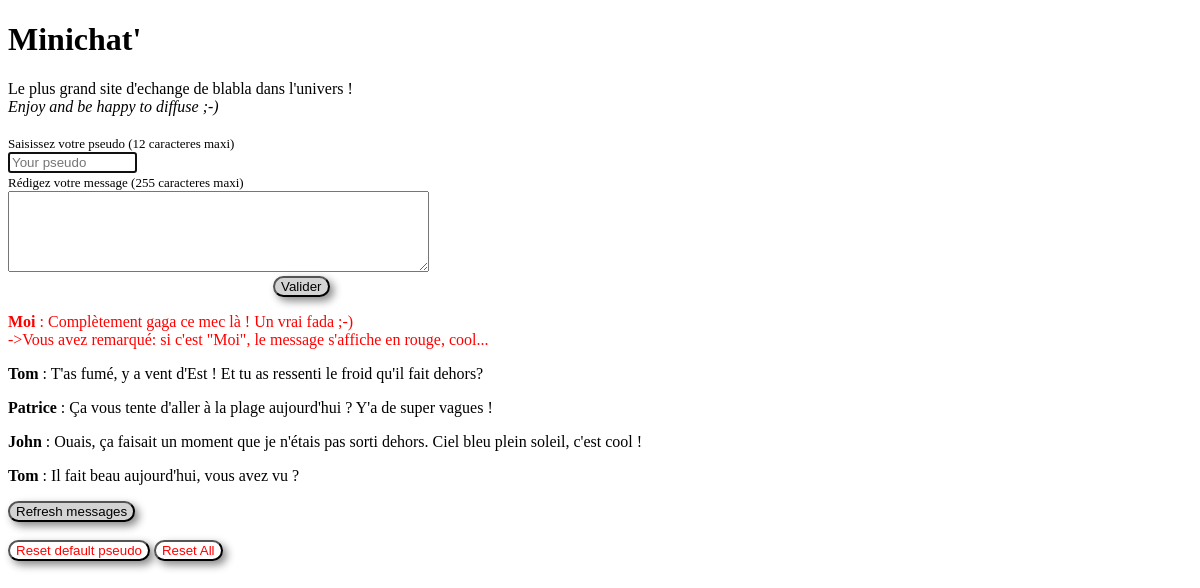
/minichat/minichat.php, run on the app's committed database.
### tables this page shows
CREATE TABLE `minichat` (
  `id` int(11) NOT NULL,
  `pseudo` varchar(12) NOT NULL,
  `message` varchar(255) NOT NULL,
  `date_creation` datetime NOT NULL DEFAULT CURRENT_TIMESTAMP
);

### minichat/minichat.php (the view, shortened to what this page needs)
<!DOCTYPE html>
<html>
<head>
</head>
<body>
	<h1>Minichat'</h1>
	Le plus grand site d'echange de blabla dans l'univers !<br /><i>Enjoy and be happy to diffuse ;-)</i><br /><br />
	<form method="post" action="minichat_post.php">
		<label for="pseudo">Saisissez votre pseudo (12 caracteres maxi)</label><br />
		<input type="text" name="pseudo" id="pseudo" placeholder="Your pseudo"
			<?php
				if (isset($_COOKIE['c_pseudo']) && $_COOKIE['c_pseudo'] !== 'nobody')
				{
					echo 'value="' . htmlspecialchars($_COOKIE['c_pseudo']) . '"';
				}
				else
				{
					echo "autofocus";
				}
			?>
			size="13" maxlength="12" required onfocus="this.value=''" />
		<br />
		<label for="message">Rédigez votre message (255 caracteres maxi)</label><br />
		<textarea name="message" id="message" rows="5" cols="50" maxlength="255" required autofocus></textarea><br />
		<input type="submit" name="Valider" value="Valider" id="valider">
	</form>
	<?php
	try
	{
		$bdd = new PDO('mysql:host=localhost;dbname=test;charset=utf8', 'root', 'root',
			array(PDO::ATTR_ERRMODE => PDO::ERRMODE_EXCEPTION));
	}
	catch (Exception $e)
	{
		die('Erreur : ' . $e->getMessage());
	}
	$reponse = $bdd->query('SELECT pseudo, message FROM minichat ORDER BY id DESC LIMIT 0, 10');
	while ($donnees = $reponse->fetch())
	{
		echo '<p';
		if (strtolower($donnees['pseudo']) === 'moi')
		{
			echo ' style="color:red;"';
		}
		echo '><strong>' .
			htmlspecialchars($donnees['pseudo']) . '</strong> : ' .
			nl2br(htmlspecialchars($donnees['message'])) .
			'</p>';
	}
	?>
	<form method="post" action="minichat_reset.php">
		<input type="button" name="Refresh" value="Refresh messages" onclick='window.location.reload()' id="refresh">
		<br /><br />
		<input type="submit" name="resetpseudo" value="Reset default pseudo" id="resetpseudo">
		<input type="submit" name="reset" value="Reset All" id="reset">
	</form>
</body>
</html>

### minichat/minichat.php (style rules this page uses)
label { font-size: small; }
#valider, #refresh { color: black; background-color: lightgrey; border-radius: 20px; box-shadow: 4px 4px 8px #888888; }
#valider { margin-left: 265px; }
#reset, #resetpseudo { color: red; background-color: white; border-radius: 20px; box-shadow: 4px 4px 8px #888888; }

### data on the page
minichat: pseudo "Moi", message "Complètement gaga ce mec là ! Un vrai fada ;-) ->Vous avez remarqué: si c'est \"Moi\", le message s'affiche en rouge, cool..."
minichat: pseudo "Tom", message "T'as fumé, y a vent d'Est ! Et tu as ressenti le froid qu'il fait dehors?"
minichat: pseudo "Patrice", message "Ça vous tente d'aller à la plage aujourd'hui ? Y'a de super vagues !"
minichat: pseudo "John", message "Ouais, ça faisait un moment que je n'étais pas sorti dehors. Ciel bleu plein soleil, c'est cool !"
minichat: pseudo "Tom", message "Il fait beau aujourd'hui, vous avez vu ?"
